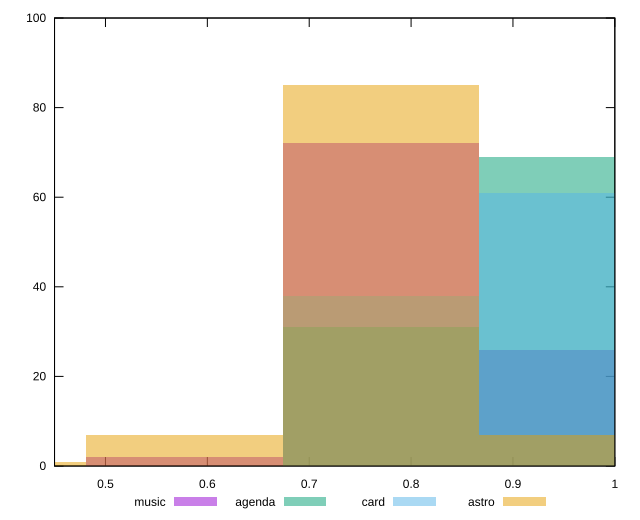

This figure's gnuplot source:
reset

$music <<EOF
0.9626331320800312 26
0.7701065056640249 72
0.5775798792480187 2
EOF

$agenda <<EOF
0.9626331320800312 69
0.7701065056640249 31
EOF

$card <<EOF
0.7701065056640249 38
0.9626331320800312 61
EOF

$astro <<EOF
0.7701065056640249 85
0.5775798792480187 7
0.38505325283201247 1
0.9626331320800312 7
EOF

set key outside below
set boxwidth 0.19252662641600624
set xrange [0.45:1]
set yrange [0:100]
set trange [0:100]
set style fill transparent solid 0.5 noborder
set terminal svg size 640, 520 enhanced background rgb 'white'
set output "reports/report_00027_2021-02-24T12-40-31.850Z/bootup-time/comparison/histogram/all_score.svg"

plot $music title "music" with boxes, \
     $agenda title "agenda" with boxes, \
     $card title "card" with boxes, \
     $astro title "astro" with boxes

reset
